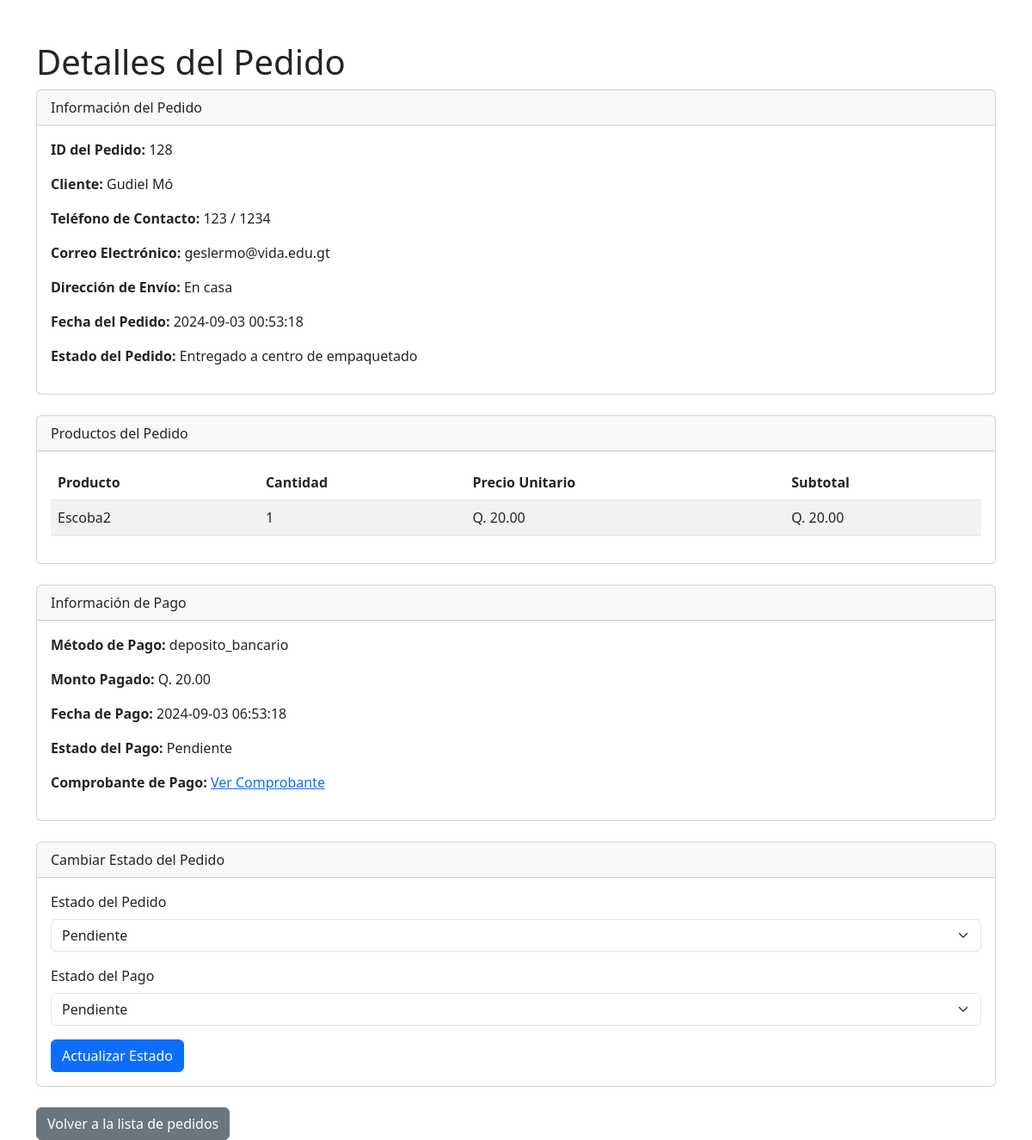
Page /public/admin/detalle_pedido.php?id_pedido=128 (signed in) on the committed database.
### tables this page shows
CREATE TABLE `pedido` (
  `id_pedido` int(11) NOT NULL AUTO_INCREMENT,
  `id_cliente` int(11) NOT NULL,
  `id_vendedor` int(11) DEFAULT NULL,
  `fecha_pedido` datetime NOT NULL,
  `fecha_limite` datetime DEFAULT NULL,
  `estado_pedido` varchar(50) NOT NULL,
  `direccion_envio` text DEFAULT NULL,
  `telefono_contacto` varchar(20) DEFAULT NULL,
  PRIMARY KEY (`id_pedido`)
);

CREATE TABLE `cliente` (
  `id_cliente` int(11) NOT NULL AUTO_INCREMENT,
  `NIT` varchar(20) DEFAULT NULL,
  `nombre1` varchar(255) NOT NULL,
  `nombre2` varchar(255) DEFAULT NULL,
  `nombre3` varchar(255) DEFAULT NULL,
  `apellido1` varchar(255) NOT NULL,
  `apellido2` varchar(255) DEFAULT NULL,
  `correo` varchar(255) NOT NULL,
  `contrasena` varchar(255) NOT NULL,
  `telefono1` varchar(20) DEFAULT NULL,
  `telefono2` varchar(20) DEFAULT NULL,
  `id_direccion` int(11) DEFAULT NULL,
  `id_estado_usuario` int(11) DEFAULT NULL,
  `token_activacion` varchar(255) DEFAULT NULL,
  `token_recuperacion` varchar(255) DEFAULT NULL,
  `fecha_creacion` timestamp NOT NULL DEFAULT current_timestamp(),
  PRIMARY KEY (`id_cliente`),
  KEY `id_direccion` (`id_direccion`),
  KEY `id_estado_usuario` (`id_estado_usuario`),
  CONSTRAINT `cliente_ibfk_1` FOREIGN KEY (`id_direccion`) REFERENCES `direccion` (`id_direccion`),
  CONSTRAINT `cliente_ibfk_2` FOREIGN KEY (`id_estado_usuario`) REFERENCES `estado_usuario` (`id_estado_usuario`)
);

CREATE TABLE `detalle_pedido` (
  `id_detalle_pedido` int(11) NOT NULL AUTO_INCREMENT,
  `id_pedido` int(11) NOT NULL,
  `id_producto` int(11) NOT NULL,
  `id_emprendedor` int(11) NOT NULL,
  `cantidad` int(11) NOT NULL,
  `precio_unitario` decimal(10,2) NOT NULL,
  `subtotal` decimal(10,2) NOT NULL,
  `nombre_producto` varchar(255) DEFAULT NULL,
  `factura_emprendedor` varchar(255) DEFAULT NULL,
  PRIMARY KEY (`id_detalle_pedido`)
);

CREATE TABLE `producto` (
  `id_producto` int(11) NOT NULL AUTO_INCREMENT,
  `id_negocio` int(11) DEFAULT NULL,
  `id_categoria` int(11) DEFAULT NULL,
  `nombre_producto` varchar(255) NOT NULL,
  `descripcion` text DEFAULT NULL,
  `costo` decimal(10,0) NOT NULL,
  `precio` decimal(10,2) NOT NULL,
  `stock` int(11) NOT NULL,
  `imagen` varchar(255) DEFAULT NULL,
  `estado` varchar(50) NOT NULL,
  `fecha_actualizacion` timestamp NOT NULL DEFAULT current_timestamp() ON UPDATE current_timestamp(),
  `id_emprendedor` int(11) NOT NULL,
  PRIMARY KEY (`id_producto`),
  KEY `id_negocio` (`id_negocio`),
  KEY `id_categoria` (`id_categoria`),
  KEY `fk_producto_emprendedor` (`id_emprendedor`),
  CONSTRAINT `fk_producto_emprendedor` FOREIGN KEY (`id_emprendedor`) REFERENCES `emprendedor` (`id_emprendedor`) ON DELETE CASCADE ON UPDATE CASCADE,
  CONSTRAINT `producto_ibfk_1` FOREIGN KEY (`id_negocio`) REFERENCES `negocio` (`id_negocio`),
  CONSTRAINT `producto_ibfk_2` FOREIGN KEY (`id_categoria`) REFERENCES `categoria` (`id_categoria`)
);

CREATE TABLE `pago` (
  `id_pago` int(11) NOT NULL AUTO_INCREMENT,
  `id_pedido` int(11) DEFAULT NULL,
  `metodo_pago` varchar(255) DEFAULT NULL,
  `monto` decimal(10,2) NOT NULL,
  `fecha_pago` timestamp NOT NULL DEFAULT current_timestamp(),
  `estado_pago` varchar(50) DEFAULT NULL,
  `imagen_comprobante` varchar(255) DEFAULT NULL,
  `id_factura` int(11) DEFAULT NULL,
  PRIMARY KEY (`id_pago`),
  KEY `fk_pago_pedido` (`id_pedido`),
  KEY `fk_pago_factura` (`id_factura`),
  CONSTRAINT `fk_pago_factura` FOREIGN KEY (`id_factura`) REFERENCES `factura` (`id_factura`) ON DELETE SET NULL,
  CONSTRAINT `fk_pago_pedido` FOREIGN KEY (`id_pedido`) REFERENCES `pedido` (`id_pedido`) ON DELETE CASCADE
);

### public/admin/detalle_pedido.php (the view, shortened to what this page needs)
<?php
$database = new Database();
$db = $database->getConnection();
$id_pedido = isset($_GET['id_pedido']) ? htmlspecialchars(strip_tags($_GET['id_pedido'])) : die('ID de pedido no especificado.');
$query_pedido = "SELECT p.*, c.nombre1 AS nombre_cliente, c.apellido1 AS apellido_cliente, c.telefono1, c.telefono2, c.correo
                 FROM pedido p
                 JOIN cliente c ON p.id_cliente = c.id_cliente
                 WHERE p.id_pedido = :id_pedido";
$stmt_pedido = $db->prepare($query_pedido);
$stmt_pedido->bindParam(':id_pedido', $id_pedido);
$stmt_pedido->execute();
$pedido = $stmt_pedido->fetch(PDO::FETCH_ASSOC);
$query_detalle = "SELECT dp.*, p.nombre_producto, p.precio
                  FROM detalle_pedido dp
                  JOIN producto p ON dp.id_producto = p.id_producto
                  WHERE dp.id_pedido = :id_pedido";
$stmt_detalle = $db->prepare($query_detalle);
$stmt_detalle->bindParam(':id_pedido', $id_pedido);
$stmt_detalle->execute();
$detalles_pedido = $stmt_detalle->fetchAll(PDO::FETCH_ASSOC);
$query_pago = "SELECT * FROM pago WHERE id_pedido = :id_pedido";
$stmt_pago = $db->prepare($query_pago);
$stmt_pago->bindParam(':id_pedido', $id_pedido);
$stmt_pago->execute();
$pago = $stmt_pago->fetch(PDO::FETCH_ASSOC);
?>
<!DOCTYPE html>
<html lang="es">
<head>
    <link href="https://cdn.jsdelivr.net/npm/bootstrap@5.3.0/dist/css/bootstrap.min.css" rel="stylesheet">
</head>
<body>
    <div class="container mt-5">
        <h1>Detalles del Pedido</h1>
        <div class="card mb-4">
            <div class="card-header">Información del Pedido</div>
            <div class="card-body">
                <p><strong>ID del Pedido:</strong> <?php echo htmlspecialchars($pedido['id_pedido']); ?></p>
                <p><strong>Cliente:</strong> <?php echo htmlspecialchars($pedido['nombre_cliente'] . ' ' . $pedido['apellido_cliente']); ?></p>
                <p><strong>Teléfono de Contacto:</strong> <?php echo htmlspecialchars($pedido['telefono1']) . ' / ' . htmlspecialchars($pedido['telefono2']); ?></p>
                <p><strong>Correo Electrónico:</strong> <?php echo htmlspecialchars($pedido['correo']); ?></p>
                <p><strong>Dirección de Envío:</strong> <?php echo htmlspecialchars($pedido['direccion_envio']); ?></p>
                <p><strong>Fecha del Pedido:</strong> <?php echo htmlspecialchars($pedido['fecha_pedido']); ?></p>
                <p><strong>Estado del Pedido:</strong> <?php echo htmlspecialchars($pedido['estado_pedido']); ?></p>
            </div>
        </div>
        <div class="card mb-4">
            <div class="card-header">Productos del Pedido</div>
            <div class="card-body">
                <table class="table table-striped">
                    <thead>
                        <tr>
                            <th>Producto</th>
                            <th>Cantidad</th>
                            <th>Precio Unitario</th>
                            <th>Subtotal</th>
                        </tr>
                    </thead>
                    <tbody>
                        <?php foreach ($detalles_pedido as $detalle): ?>
                            <tr>
                                <td><?php echo htmlspecialchars($detalle['nombre_producto']); ?></td>
                                <td><?php echo htmlspecialchars($detalle['cantidad']); ?></td>
                                <td>Q. <?php echo number_format($detalle['precio_unitario'], 2); ?></td>
                                <td>Q. <?php echo number_format($detalle['subtotal'], 2); ?></td>
                            </tr>
                        <?php endforeach; ?>
                    </tbody>
                </table>
            </div>
        </div>
        <div class="card mb-4">
            <div class="card-header">Información de Pago</div>
            <div class="card-body">
                <?php if ($pago): ?>
                    <p><strong>Método de Pago:</strong> <?php echo htmlspecialchars($pago['metodo_pago']); ?></p>
                    <p><strong>Monto Pagado:</strong> Q. <?php echo number_format($pago['monto'], 2); ?></p>
                    <p><strong>Fecha de Pago:</strong> <?php echo htmlspecialchars($pago['fecha_pago']); ?></p>
                    <p><strong>Estado del Pago:</strong> <?php echo htmlspecialchars($pago['estado_pago']); ?></p>
                    <?php if ($pago['imagen_comprobante']): ?>
                        <p><strong>Comprobante de Pago:</strong> <a href="../../uploads/comprobantes/<?php echo htmlspecialchars($pago['imagen_comprobante']); ?>" target="_blank">Ver Comprobante</a></p>
                    <?php endif; ?>
                <?php else: ?>
                    <p>No se ha realizado el pago para este pedido.</p>
                <?php endif; ?>
            </div>
        </div>
        <div class="card mb-4">
            <div class="card-header">Cambiar Estado del Pedido</div>
            <div class="card-body">
                <form action="cambiar_estado_pedido.php" method="POST">
                    <div class="mb-3">
                        <label for="estado_pedido" class="form-label">Estado del Pedido</label>
                        <select id="estado_pedido" name="estado_pedido" class="form-select">
                            <option value="Pendiente" <?php if ($pedido['estado_pedido'] == 'Pendiente') echo 'selected'; ?>>Pendiente</option>
                        </select>
                    </div>
                    <div class="mb-3">
                        <label for="estado_pago" class="form-label">Estado del Pago</label>
                        <select id="estado_pago" name="estado_pago" class="form-select">
                            <option value="Pendiente" <?php if ($pago['estado_pago'] == 'Pendiente') echo 'selected'; ?>>Pendiente</option>
                        </select>
                    </div>
                    <button type="submit" class="btn btn-primary">Actualizar Estado</button>
                </form>
            </div>
        </div>
        <a href="gestion_pedidos.php" class="btn btn-secondary">Volver a la lista de pedidos</a>
    </div>
</body>
</html>

### rows in the picture
pedido: id_pedido "128", id_cliente.apellido1 "Gudiel Mó", id_cliente.telefono1 "123", id_cliente.telefono2 "1234", id_cliente.correo "geslermo@vida.edu.gt", direccion_envio "En casa", fecha_pedido "2024-09-03 00:53:18", estado_pedido "Entregado a centro de empaquetado"
detalle_pedido: id_producto.nombre_producto "Escoba2", cantidad "1", precio_unitario "20.00", subtotal "20.00"
pago: metodo_pago "deposito_bancario", monto "20.00", fecha_pago "2024-09-03 06:53:18", estado_pago "Pendiente"
